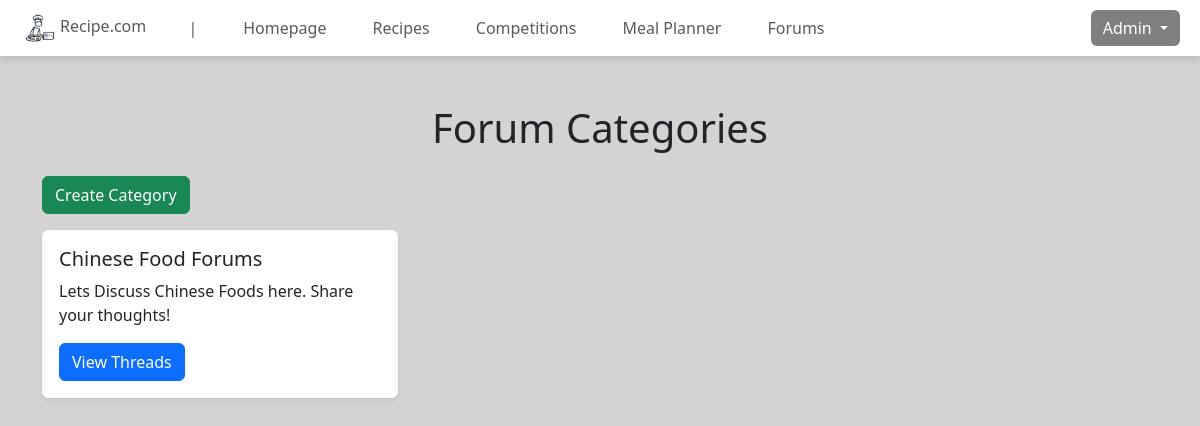
Screenshot of /view/forums (signed in) with the database file from the repository.
### tables this page shows
CREATE TABLE `forum_category` (
  `category_id` int(10) NOT NULL,
  `name` varchar(255) NOT NULL,
  `description` text DEFAULT NULL
);

### controller/user_controller.php (called while the page is built, shortened)
<?php
require_once '../model/user_model.php';
class UserController {
    private $userModel;
    public function __construct($db) {
        $this->userModel = new User($db);
    }
    public function isSuperadmin() {
        return $this->userModel->isSuperadmin();
    }
    public function isAdmin() {
        return $this->userModel->isAdmin();
    }
}
?>

### model/user_model.php (called while the page is built, shortened)
<?php
class User {
    public function isSuperadmin() {
        return isset($_SESSION['roles']) && $_SESSION['roles'] === 'Superadmin';
    }
    public function isAdmin() {
        return isset($_SESSION['roles']) && $_SESSION['roles'] === 'Admin';
    }
}
?>

### controller/forum_controller.php (called while the page is built, shortened)
<?php
require_once '../model/forum_model.php';
require_once '../model/user_model.php';
class ForumController {
    private $categoryModel;
    public function __construct($db) {
        $this->categoryModel = new ForumCategoryModel($db);
    }
    public function getAllCategories() {
        return $this->categoryModel->getAllCategories();
    }
}
?>

### model/forum_model.php (called while the page is built, shortened)
<?php
class ForumCategoryModel {
    private $conn;
    public function __construct($db) {
        $this->conn = $db;
    }
    public function getAllCategories() {
        $sql = "SELECT * FROM forum_category";
        $stmt = $this->conn->prepare($sql);
        $stmt->execute();
        $result = $stmt->get_result();
        return $result->fetch_all(MYSQLI_ASSOC);
    }
}
?>

### view/forums.php (the view, shortened to what this page needs)
<?php
require '../controller/forum_controller.php';
require '../controller/user_controller.php';
$forumController = new ForumController($conn);
$userController = new UserController($conn);
$categories = $forumController->getAllCategories();
?>
<!DOCTYPE html>
<html lang="en">
<head>
    <link rel="stylesheet" href="../assets/css/header.css">
    <link rel="stylesheet" href="../assets/css/styles.css">
    <link href="https://cdn.jsdelivr.net/npm/bootstrap@5.3.3/dist/css/bootstrap.min.css" rel="stylesheet">
</head>
<body>
    <?php include '../includes/header.php'; ?>
    <div class="container mt-5">
        <h1 class="text-center mb-4">Forum Categories</h1>
        <?php if ($userController->isSuperadmin() || $userController->isAdmin() || $userController->isMod()): ?>
            <a href="create_category.php" class="btn btn-success mb-3">Create Category</a>
        <?php endif; ?>
        <div class="row">
            <?php if (empty($categories)): ?>
                <div class="col-12 text-center">
                    <div class="alert alert-info">No categories available at the moment.</div>
                </div>
            <?php else: ?>
                <?php foreach ($categories as $category): ?>
                    <div class="col-lg-4 col-md-6 mb-4">
                        <div class="card shadow-sm border-light">
                            <div class="card-body">
                                <h5 class="card-title"><?= htmlspecialchars($category['name']) ?></h5>
                                <p class="card-text"><?= htmlspecialchars($category['description']) ?></p>
                                <a href="category_threads.php?id=<?= $category['category_id'] ?>" class="btn btn-primary">View Threads</a>
                            </div>
                        </div>
                    </div>
                <?php endforeach; ?>
            <?php endif; ?>
        </div>
    </div>
</body>
</html>

### assets/css/styles.css (style rules this page uses)
body { background-color: #d3d3d3 !important; }

### rows the page displays
forum_category: name "Chinese Food Forums", description "Lets Discuss Chinese Foods here. Share your thoughts!"

### other values shown
$_SESSION['username'] "Admin"
